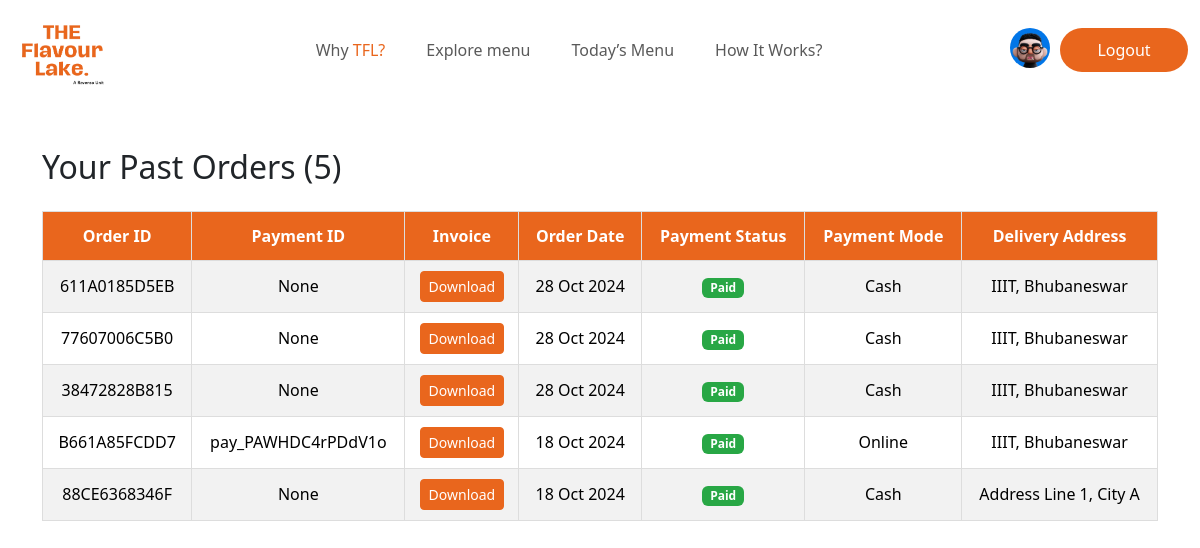
The app's page /past_orders/ (signed in) with its own data.
### home/models.py (models this page shows, shortened)
class Order(models.Model):
    order_id = models.CharField(max_length=12, unique=True, blank=True, null=True)
    payment_id = models.CharField(max_length=100, unique=True, blank=True, null=True)
    pdf_invoice = models.FileField(upload_to='invoices/', blank=True, null=True)
    created_at = models.DateTimeField(auto_now_add=True, blank=True, null=True)
    customer_email = models.EmailField(blank=True, null=True)
    payment_status = models.CharField(max_length=10, choices=[('pending', 'Pending'), ('paid', 'Paid')], default='pending')
    payment_mode = models.CharField(max_length=10, choices=[('online', 'Online'), ('cash', 'Cash')], default='online')
    delivery_address = models.ForeignKey(DeliveryAddress, on_delete=models.SET_NULL, null=True, blank=True)
    delivery_otp = models.IntegerField(default=0, null=True, blank=True)
    delivery_status = models.CharField(max_length=10, choices=[('pending', 'Pending'), ('delivered', 'Delivered')], default='pending')
    expiration_time = models.DateTimeField(null=True, blank=True)  # New expiration field

class DeliveryAddress(models.Model):
    ADDRESS_CHOICES = [
        ('IIIT', 'IIIT'),
        ('STPI', 'STPI'),
        ('KIIT', 'KIIT'),
    ]
    CITY_CHOICES = [
        ('Bhubaneswar', 'Bhubaneswar'),
    ]
    user = models.ForeignKey(User, on_delete=models.CASCADE, related_name='delivery_addresses')
    address_line1 = models.CharField(max_length=255, choices=ADDRESS_CHOICES, default='IIIT')
    city = models.CharField(max_length=100, choices=CITY_CHOICES, default='Bhubaneswar')
    phone_number = models.CharField(max_length=10, default='XXXXXXXXXX')
    is_primary = models.BooleanField(default=False)
    created_at = models.DateTimeField(auto_now_add=True)
    updated_at = models.DateTimeField(auto_now=True)
    def __str__(self):
        return f"{self.address_line1}, {self.city}"

### home/views.py (the view)
# urls.py: path('past_orders/', views.past_orders, name='past_orders'),
@login_required
def past_orders(request):
    past_orders = Order.objects.filter(customer_email=request.user.email).order_by('-created_at')
    context = {
        'past_orders': past_orders,
    }
    return render(request, 'apps/home/past_orders.html',context)

### templates/apps/home/past_orders.html (shortened to what this page needs)
{% extends "account/base_entrance.html" %}
{% load i18n %}
{% load static %}
{% load allauth account %}
{% block content %}
    <div class="container mt-5">
        <h2 class="mb-4">Your Past Orders ({{ past_orders.count }})</h2>
        {% if past_orders %}
        <div class="table-responsive">
            <table class="table table-striped table-bordered orders-table">
                <thead class="thead-dark" style="background-color: #E9661C; color: white;">
                    <tr>
                        <th>Order ID</th>
                        <th class="d-none d-md-table-cell">Payment ID</th>
                        <th class="">Invoice</th>
                        <th class="">Order Date</th>
                        <th class="d-none d-md-table-cell">Payment Status</th>
                        <th class="d-none d-md-table-cell">Payment Mode</th>
                        <th class="d-none d-md-table-cell">Delivery Address</th>
                    </tr>
                </thead>
                <tbody>
                    {% for order in past_orders %}
                    <tr class="mb-3">
                        <td data-label="Order ID">{{ order.order_id }}</td>
                        <td class="d-none d-md-table-cell" data-label="Payment ID">{{ order.payment_id }}</td>
                        <td class="" data-label="Invoice">
                            {% if order.pdf_invoice %}
                                <a href="{{ order.pdf_invoice.url }}" class="btn btn-sm btn-primary" target="_blank">Download</a>
                            {% else %}
                                No Invoice
                            {% endif %}
                        </td>
                        <td class="" data-label="Order Date">{{ order.created_at|date:"d M Y" }}</td>
                        <td class="d-none d-md-table-cell" data-label="Payment Status">
                            <span class="badge {% if order.payment_status == 'paid' %}badge-success{% else %}badge-warning{% endif %}">
                                {{ order.payment_status|title }}
                            </span>
                        </td>
                        <td class="d-none d-md-table-cell" data-label="Payment Mode">{{ order.payment_mode|title }}</td>
                        <td class="d-none d-md-table-cell" data-label="Delivery Address">
                            {% if order.delivery_address %}
                                {{ order.delivery_address|truncatechars:30 }}
                            {% else %}
                                No Address Provided
                            {% endif %}
                        </td>
                    </tr>
                    {% endfor %}
                </tbody>
            </table>
        </div>
        {% else %}
        <p class="text-center">You have no past orders.</p>
        {% endif %}
    </div>
{% endblock content %}

### templates/apps/home/past_orders.html (style rules this page uses)
.orders-table { border: 1px solid #ddd; font-size: 16px; }
.orders-table th { background-color: #E9661D; color: white; text-align: center; padding: 12px; }
.orders-table td { padding: 10px; vertical-align: middle; text-align: center; }
.orders-table .btn-primary { background-color: #E9661D; border-color: #E9661D; }
.orders-table .badge-success { background-color: #28a745; }

### records on screen
Order: order_id "611A0185D5EB", payment_id "None", created_at "28 Oct 2024", payment_status "Paid", payment_mode "Cash", delivery_address "IIIT, Bhubaneswar"
Order: order_id "77607006C5B0", payment_id "None", created_at "28 Oct 2024", payment_status "Paid", payment_mode "Cash", delivery_address "IIIT, Bhubaneswar"
Order: order_id "38472828B815", payment_id "None", created_at "28 Oct 2024", payment_status "Paid", payment_mode "Cash", delivery_address "IIIT, Bhubaneswar"
Order: order_id "B661A85FCDD7", payment_id "pay_PAWHDC4rPDdV1o", created_at "18 Oct 2024", payment_status "Paid", payment_mode "Online", delivery_address "IIIT, Bhubaneswar"
Order: order_id "88CE6368346F", payment_id "None", created_at "18 Oct 2024", payment_status "Paid", payment_mode "Cash", delivery_address "Address Line 1, City A"

### other values on screen
{{ past_orders.count }} "5"
